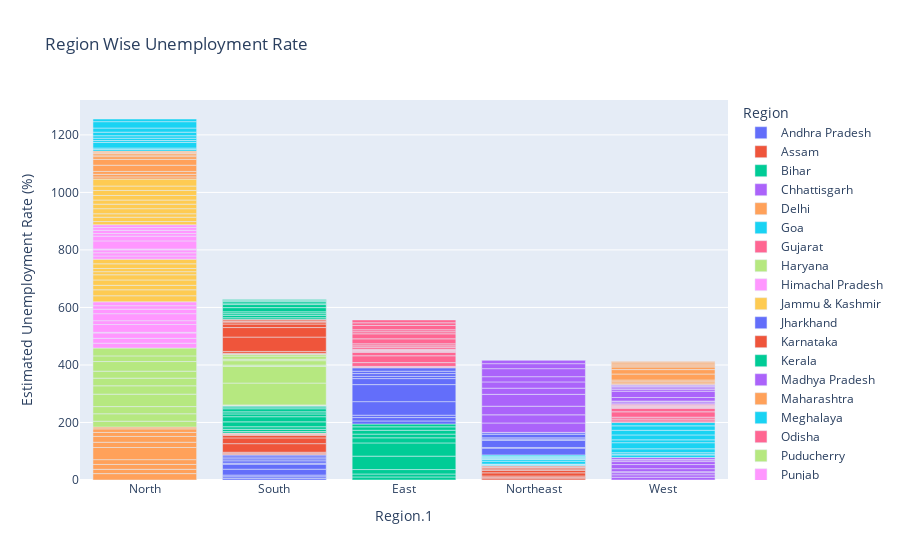

Notebook cell for this chart:
### Code cell
fg = px.bar(df,x='Region.1',y=' Estimated Unemployment Rate (%)',color='Region',
            title='Region Wise Unemployment Rate',template='plotly')
fg.update_layout(xaxis={'categoryorder':'total descending'})
fg.show()

### Figure 1 — Plotly figure (JSON) as saved in the notebook; plotly's stock layout.template omitted (floating-point values rounded to 4 significant figures)
{"data": [{"alignmentgroup": "True", "hovertemplate": "Region=Andhra Pradesh<br>Region.1=%{x}<br> Estimated Unemployment Rate (%)=%{y}<extra></extra>", "legendgroup": "Andhra Pradesh", "marker": {"color": "#636efa", "pattern": {"shape": ""}}, "name": "Andhra Pradesh", "offsetgroup": "Andhra Pradesh", "orientation": "v", "showlegend": true, "textposition": "auto", "type": "bar", "x": ["South", "South", "South", "South", "South", "South", "South", "South", "South", "South"], "xaxis": "x", "y": [5.48, 5.83, 5.79, 20.51, 17.43, 3.31, 8.34, 6.96, 6.4, 6.59], "yaxis": "y"}, {"alignmentgroup": "True", "hovertemplate": "Region=Assam<br>Region.1=%{x}<br> Estimated Unemployment Rate (%)=%{y}<extra></extra>", "legendgroup": "Assam", "marker": {"color": "#EF553B", "pattern": {"shape": ""}}, "name": "Assam", "offsetgroup": "Assam", "orientation": "v", "showlegend": true, "textposition": "auto", "type": "bar", "x": ["Northeast", "Northeast", "Northeast", "Northeast", "Northeast", "Northeast", "Northeast", "Northeast", "Northeast", "Northeast"], "xaxis": "x", "y": [4.66, 4.41, 4.77, 11.06, 9.55, 0.6, 3.77, 5.53, 1.19, 3.02], "yaxis": "y"}, {"alignmentgroup": "True", "hovertemplate": "Region=Bihar<br>Region.1=%{x}<br> Estimated Unemployment Rate (%)=%{y}<extra></extra>", "legendgroup": "Bihar", "marker": {"color": "#00cc96", "pattern": {"shape": ""}}, "name": "Bihar", "offsetgroup": "Bihar", "orientation": "v", "showlegend": true, "textposition": "auto", "type": "bar", "x": ["East", "East", "East", "East", "East", "East", "East", "East", "East", "East"], "xaxis": "x", "y": [10.61, 10.29, 15.43, 46.64, 45.96, 17.82, 12.79, 13.44, 11.91, 9.82], "yaxis": "y"}, {"alignmentgroup": "True", "hovertemplate": "Region=Chhattisgarh<br>Region.1=%{x}<br> Estimated Unemployment Rate (%)=%{y}<extra></extra>", "legendgroup": "Chhattisgarh", "marker": {"color": "#ab63fa", "pattern": {"shape": ""}}, "name": "Chhattisgarh", "offsetgroup": "Chhattisgarh", "orientation": "v", "showlegend": true, "textposition": "auto", "type": "bar", "x": ["West", "West", "West", "West", "West", "West", "West", "West", "West", "West"], "xaxis": "x", "y": [9.65, 8.38, 7.54, 3.41, 10.5, 14.23, 10.27, 5.63, 1.96, 6.62], "yaxis": "y"}, {"alignmentgroup": "True", "hovertemplate": "Region=Delhi<br>Region.1=%{x}<br> Estimated Unemployment Rate (%)=%{y}<extra></extra>", "legendgroup": "Delhi", "marker": {"color": "#FFA15A", "pattern": {"shape": ""}}, "name": "Delhi", "offsetgroup": "Delhi", "orientation": "v", "showlegend": true, "textposition": "auto", "type": "bar", "x": ["North", "North", "North", "North", "North", "North", "North", "North", "North", "North"], "xaxis": "x", "y": [22.23, 14.84, 17.04, 16.68, 42.27, 18.19, 20.3, 13.79, 12.53, 6.27], "yaxis": "y"}, {"alignmentgroup": "True", "hovertemplate": "Region=Goa<br>Region.1=%{x}<br> Estimated Unemployment Rate (%)=%{y}<extra></extra>", "legendgroup": "Goa", "marker": {"color": "#19d3f3", "pattern": {"shape": ""}}, "name": "Goa", "offsetgroup": "Goa", "orientation": "v", "showlegend": true, "textposition": "auto", "type": "bar", "x": ["West", "West", "West", "West", "West", "West", "West", "West", "West", "West"], "xaxis": "x", "y": [8.89, 2.81, 5.25, 13.31, 21.25, 9.96, 17.07, 16.21, 15.38, 11.54], "yaxis": "y"}, {"alignmentgroup": "True", "hovertemplate": "Region=Gujarat<br>Region.1=%{x}<br> Estimated Unemployment Rate (%)=%{y}<extra></extra>", "legendgroup": "Gujarat", "marker": {"color": "#FF6692", "pattern": {"shape": ""}}, "name": "Gujarat", "offsetgroup": "Gujarat", "orientation": "v", "showlegend": true, "textposition": "auto", "type": "bar", "x": ["West", "West", "West", "West", "West", "West", "West", "West", "West", "West"], "xaxis": "x", "y": [5.54, 6.38, 6.66, 18.71, 12.11, 3.2, 1.84, 1.87, 3.42, 4.03], "yaxis": "y"}, {"alignmentgroup": "True", "hovertemplate": "Region=Haryana<br>Region.1=%{x}<br> Estimated Unemployment Rate (%)=%{y}<extra></extra>", "legendgroup": "Haryana", "marker": {"color": "#B6E880", "pattern": {"shape": ""}}, "name": "Haryana", "offsetgroup": "Haryana", "orientation": "v", "showlegend": true, "textposition": "auto", "type": "bar", "x": ["North", "North", "North", "North", "North", "North", "North", "North", "North", "North"], "xaxis": "x", "y": [20.34, 25.77, 25.05, 43.22, 29.02, 26.7, 24.18, 33.5, 19.68, 27.31], "yaxis": "y"}, {"alignmentgroup": "True", "hovertemplate": "Region=Himachal Pradesh<br>Region.1=%{x}<br> Estimated Unemployment Rate (%)=%{y}<extra></extra>", "legendgroup": "Himachal Pradesh", "marker": {"color": "#FF97FF", "pattern": {"shape": ""}}, "name": "Himachal Pradesh", "offsetgroup": "Himachal Pradesh", "orientation": "v", "showlegend": true, "textposition": "auto", "type": "bar", "x": ["North", "North", "North", "North", "North", "North", "North", "North", "North", "North"], "xaxis": "x", "y": [16.83, 16.84, 18.76, 2.2, 26.95, 13.47, 24.31, 15.79, 12.04, 13.46], "yaxis": "y"}, {"alignmentgroup": "True", "hovertemplate": "Region=Jammu & Kashmir<br>Region.1=%{x}<br> Estimated Unemployment Rate (%)=%{y}<extra></extra>", "legendgroup": "Jammu & Kashmir", "marker": {"color": "#FECB52", "pattern": {"shape": ""}}, "name": "Jammu & Kashmir", "offsetgroup": "Jammu & Kashmir", "orientation": "v", "showlegend": true, "textposition": "auto", "type": "bar", "x": ["North", "North", "North", "North", "North", "North", "North", "North", "North"], "xaxis": "x", "y": [21.08, 20.78, 15.5, 18.74, 17.92, 10.88, 11.09, 16.17, 16.14], "yaxis": "y"}, {"alignmentgroup": "True", "hovertemplate": "Region=Jharkhand<br>Region.1=%{x}<br> Estimated Unemployment Rate (%)=%{y}<extra></extra>", "legendgroup": "Jharkhand", "marker": {"color": "#636efa", "pattern": {"shape": ""}}, "name": "Jharkhand", "offsetgroup": "Jharkhand", "orientation": "v", "showlegend": true, "textposition": "auto", "type": "bar", "x": ["East", "East", "East", "East", "East", "East", "East", "East", "East", "East"], "xaxis": "x", "y": [10.61, 11.85, 8.23, 47.09, 59.23, 20.95, 7.63, 9.76, 8.24, 11.8], "yaxis": "y"}, {"alignmentgroup": "True", "hovertemplate": "Region=Karnataka<br>Region.1=%{x}<br> Estimated Unemployment Rate (%)=%{y}<extra></extra>", "legendgroup": "Karnataka", "marker": {"color": "#EF553B", "pattern": {"shape": ""}}, "name": "Karnataka", "offsetgroup": "Karnataka", "orientation": "v", "showlegend": true, "textposition": "auto", "type": "bar", "x": ["South", "South", "South", "South", "South", "South", "South", "South", "South", "South"], "xaxis": "x", "y": [2.86, 3.61, 3.46, 29.84, 19.97, 8.44, 4.01, 0.5, 2.41, 1.58], "yaxis": "y"}, {"alignmentgroup": "True", "hovertemplate": "Region=Kerala<br>Region.1=%{x}<br> Estimated Unemployment Rate (%)=%{y}<extra></extra>", "legendgroup": "Kerala", "marker": {"color": "#00cc96", "pattern": {"shape": ""}}, "name": "Kerala", "offsetgroup": "Kerala", "orientation": "v", "showlegend": true, "textposition": "auto", "type": "bar", "x": ["South", "South", "South", "South", "South", "South", "South", "South", "South", "South"], "xaxis": "x", "y": [5.31, 7.6, 8.99, 16.99, 17.88, 9.71, 7.09, 10.98, 5.91, 3.88], "yaxis": "y"}, {"alignmentgroup": "True", "hovertemplate": "Region=Madhya Pradesh<br>Region.1=%{x}<br> Estimated Unemployment Rate (%)=%{y}<extra></extra>", "legendgroup": "Madhya Pradesh", "marker": {"color": "#ab63fa", "pattern": {"shape": ""}}, "name": "Madhya Pradesh", "offsetgroup": "Madhya Pradesh", "orientation": "v", "showlegend": true, "textposition": "auto", "type": "bar", "x": ["West", "West", "West", "West", "West", "West", "West", "West", "West", "West"], "xaxis": "x", "y": [4.11, 4.57, 2.22, 12.36, 21.98, 6.48, 5.08, 4.7, 3.91, 3.13], "yaxis": "y"}, {"alignmentgroup": "True", "hovertemplate": "Region=Maharashtra<br>Region.1=%{x}<br> Estimated Unemployment Rate (%)=%{y}<extra></extra>", "legendgroup": "Maharashtra", "marker": {"color": "#FFA15A", "pattern": {"shape": ""}}, "name": "Maharashtra", "offsetgroup": "Maharashtra", "orientation": "v", "showlegend": true, "textposition": "auto", "type": "bar", "x": ["West", "West", "West", "West", "West", "West", "West", "West", "West", "West"], "xaxis": "x", "y": [4.95, 4.69, 5.79, 20.9, 15.46, 9.23, 3.89, 6.23, 4.55, 4.1], "yaxis": "y"}, {"alignmentgroup": "True", "hovertemplate": "Region=Meghalaya<br>Region.1=%{x}<br> Estimated Unemployment Rate (%)=%{y}<extra></extra>", "legendgroup": "Meghalaya", "marker": {"color": "#19d3f3", "pattern": {"shape": ""}}, "name": "Meghalaya", "offsetgroup": "Meghalaya", "orientation": "v", "showlegend": true, "textposition": "auto", "type": "bar", "x": ["Northeast", "Northeast", "Northeast", "Northeast", "Northeast", "Northeast", "Northeast", "Northeast", "Northeast", "Northeast"], "xaxis": "x", "y": [1.66, 3.59, 1.58, 10.03, 5.92, 1.15, 2.1, 3.74, 4.29, 4.6], "yaxis": "y"}, {"alignmentgroup": "True", "hovertemplate": "Region=Odisha<br>Region.1=%{x}<br> Estimated Unemployment Rate (%)=%{y}<extra></extra>", "legendgroup": "Odisha", "marker": {"color": "#FF6692", "pattern": {"shape": ""}}, "name": "Odisha", "offsetgroup": "Odisha", "orientation": "v", "showlegend": true, "textposition": "auto", "type": "bar", "x": ["East", "East", "East", "East", "East", "East", "East", "East", "East", "East"], "xaxis": "x", "y": [1.9, 3.12, 13.08, 23.76, 11.41, 3.77, 1.88, 1.42, 2.1, 2.18], "yaxis": "y"}, {"alignmentgroup": "True", "hovertemplate": "Region=Puducherry<br>Region.1=%{x}<br> Estimated Unemployment Rate (%)=%{y}<extra></extra>", "legendgroup": "Puducherry", "marker": {"color": "#B6E880", "pattern": {"shape": ""}}, "name": "Puducherry", "offsetgroup": "Puducherry", "orientation": "v", "showlegend": true, "textposition": "auto", "type": "bar", "x": ["South", "South", "South", "South", "South", "South", "South", "South", "South", "South"], "xaxis": "x", "y": [0.58, 1.76, 1.2, 75.85, 58.19, 4.24, 15.47, 5.05, 10.9, 6.18], "yaxis": "y"}, {"alignmentgroup": "True", "hovertemplate": "Region=Punjab<br>Region.1=%{x}<br> Estimated Unemployment Rate (%)=%{y}<extra></extra>", "legendgroup": "Punjab", "marker": {"color": "#FF97FF", "pattern": {"shape": ""}}, "name": "Punjab", "offsetgroup": "Punjab", "orientation": "v", "showlegend": true, "textposition": "auto", "type": "bar", "x": ["North", "North", "North", "North", "North", "North", "North", "North", "North", "North"], "xaxis": "x", "y": [11.11, 10.97, 10.32, 2.86, 28.33, 16.55, 9.19, 10.99, 9.61, 9.88], "yaxis": "y"}, {"alignmentgroup": "True", "hovertemplate": "Region=Rajasthan<br>Region.1=%{x}<br> Estimated Unemployment Rate (%)=%{y}<extra></extra>", "legendgroup": "Rajasthan", "marker": {"color": "#FECB52", "pattern": {"shape": ""}}, "name": "Rajasthan", "offsetgroup": "Rajasthan", "orientation": "v", "showlegend": true, "textposition": "auto", "type": "bar", "x": ["North", "North", "North", "North", "North", "North", "North", "North", "North", "North"], "xaxis": "x", "y": [10.97, 15.16, 11.9, 17.7, 15.74, 14.39, 15.81, 17.51, 15.35, 24.15], "yaxis": "y"}, {"alignmentgroup": "True", "hovertemplate": "Region=Sikkim<br>Region.1=%{x}<br> Estimated Unemployment Rate (%)=%{y}<extra></extra>", "legendgroup": "Sikkim", "marker": {"color": "#636efa", "pattern": {"shape": ""}}, "name": "Sikkim", "offsetgroup": "Sikkim", "orientation": "v", "showlegend": true, "textposition": "auto", "type": "bar", "x": ["Northeast", "Northeast", "Northeast", "Northeast", "Northeast", "Northeast", "Northeast", "Northeast"], "xaxis": "x", "y": [23.57, 2.28, 24.51, 4.46, 4.45, 12.49, 5.7, 0.88], "yaxis": "y"}, {"alignmentgroup": "True", "hovertemplate": "Region=Tamil Nadu<br>Region.1=%{x}<br> Estimated Unemployment Rate (%)=%{y}<extra></extra>", "legendgroup": "Tamil Nadu", "marker": {"color": "#EF553B", "pattern": {"shape": ""}}, "name": "Tamil Nadu", "offsetgroup": "Tamil Nadu", "orientation": "v", "showlegend": true, "textposition": "auto", "type": "bar", "x": ["South", "South", "South", "South", "South", "South", "South", "South", "South", "South"], "xaxis": "x", "y": [1.57, 2.09, 6.4, 49.83, 33.16, 12.2, 6.81, 2.65, 5, 2.16], "yaxis": "y"}, {"alignmentgroup": "True", "hovertemplate": "Region=Telangana<br>Region.1=%{x}<br> Estimated Unemployment Rate (%)=%{y}<extra></extra>", "legendgroup": "Telangana", "marker": {"color": "#00cc96", "pattern": {"shape": ""}}, "name": "Telangana", "offsetgroup": "Telangana", "orientation": "v", "showlegend": true, "textposition": "auto", "type": "bar", "x": ["South", "South", "South", "South", "South", "South", "South", "South", "South", "South"], "xaxis": "x", "y": [5.49, 8.29, 5.77, 6.25, 14.7, 10.55, 5.36, 5.79, 3.27, 2.86], "yaxis": "y"}, {"alignmentgroup": "True", "hovertemplate": "Region=Tripura<br>Region.1=%{x}<br> Estimated Unemployment Rate (%)=%{y}<extra></extra>", "legendgroup": "Tripura", "marker": {"color": "#ab63fa", "pattern": {"shape": ""}}, "name": "Tripura", "offsetgroup": "Tripura", "orientation": "v", "showlegend": true, "textposition": "auto", "type": "bar", "x": ["Northeast", "Northeast", "Northeast", "Northeast", "Northeast", "Northeast", "Northeast", "Northeast", "Northeast", "Northeast"], "xaxis": "x", "y": [32.67, 28.4, 29.95, 41.23, 21.51, 21.71, 18.24, 27.92, 17.35, 11.57], "yaxis": "y"}, {"alignmentgroup": "True", "hovertemplate": "Region=Uttar Pradesh<br>Region.1=%{x}<br> Estimated Unemployment Rate (%)=%{y}<extra></extra>", "legendgroup": "Uttar Pradesh", "marker": {"color": "#FFA15A", "pattern": {"shape": ""}}, "name": "Uttar Pradesh", "offsetgroup": "Uttar Pradesh", "orientation": "v", "showlegend": true, "textposition": "auto", "type": "bar", "x": ["North", "North", "North", "North", "North", "North", "North", "North", "North", "North"], "xaxis": "x", "y": [7.58, 8.98, 10.11, 21.54, 20.41, 9.47, 5.56, 5.79, 4.18, 3.75], "yaxis": "y"}, {"alignmentgroup": "True", "hovertemplate": "Region=Uttarakhand<br>Region.1=%{x}<br> Estimated Unemployment Rate (%)=%{y}<extra></extra>", "legendgroup": "Uttarakhand", "marker": {"color": "#19d3f3", "pattern": {"shape": ""}}, "name": "Uttarakhand", "offsetgroup": "Uttarakhand", "orientation": "v", "showlegend": true, "textposition": "auto", "type": "bar", "x": ["North", "North", "North", "North", "North", "North", "North", "North", "North", "North"], "xaxis": "x", "y": [5.49, 4.99, 19.85, 6.48, 8.01, 8.61, 12.38, 14.26, 22.26, 9.23], "yaxis": "y"}, {"alignmentgroup": "True", "hovertemplate": "Region=West Bengal<br>Region.1=%{x}<br> Estimated Unemployment Rate (%)=%{y}<extra></extra>", "legendgroup": "West Bengal", "marker": {"color": "#FF6692", "pattern": {"shape": ""}}, "name": "West Bengal", "offsetgroup": "West Bengal", "orientation": "v", "showlegend": true, "textposition": "auto", "type": "bar", "x": ["East", "East", "East", "East", "East", "East", "East", "East", "East", "East"], "xaxis": "x", "y": [6.94, 4.92, 6.92, 17.41, 17.41, 7.29, 6.83, 14.87, 9.35, 9.98], "yaxis": "y"}], "layout": {"barmode": "relative", "legend": {"title": {"text": "Region"}, "tracegroupgap": 0}, "title": {"text": "Region Wise Unemployment Rate"}, "xaxis": {"anchor": "y", "categoryorder": "total descending", "domain": [0, 1], "title": {"text": "Region.1"}}, "yaxis": {"anchor": "x", "domain": [0, 1], "title": {"text": " Estimated Unemployment Rate (%)"}}}}
